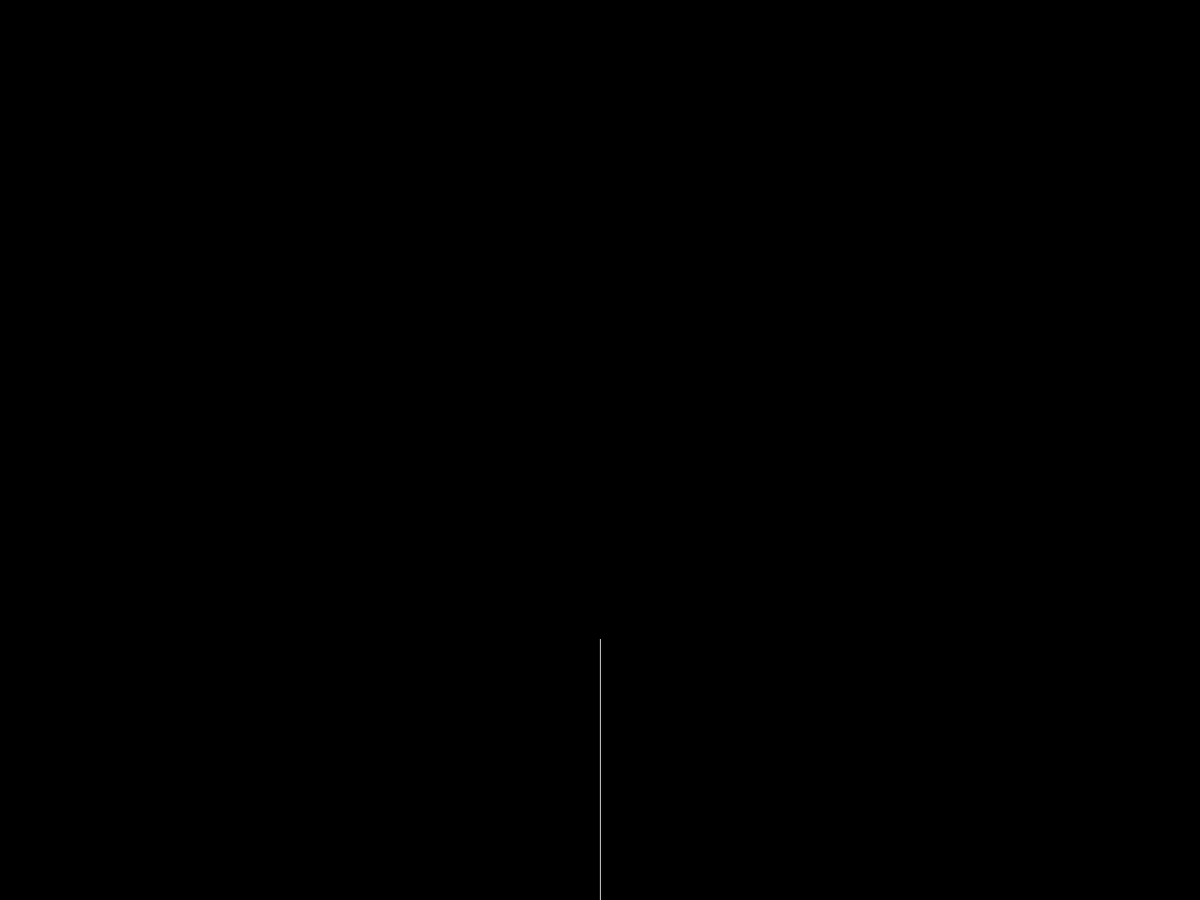
Frame 1 (no input)
Frame 60 (the mouse pressed at the canvas centre just before this capture): identical to frame 1, image omitted
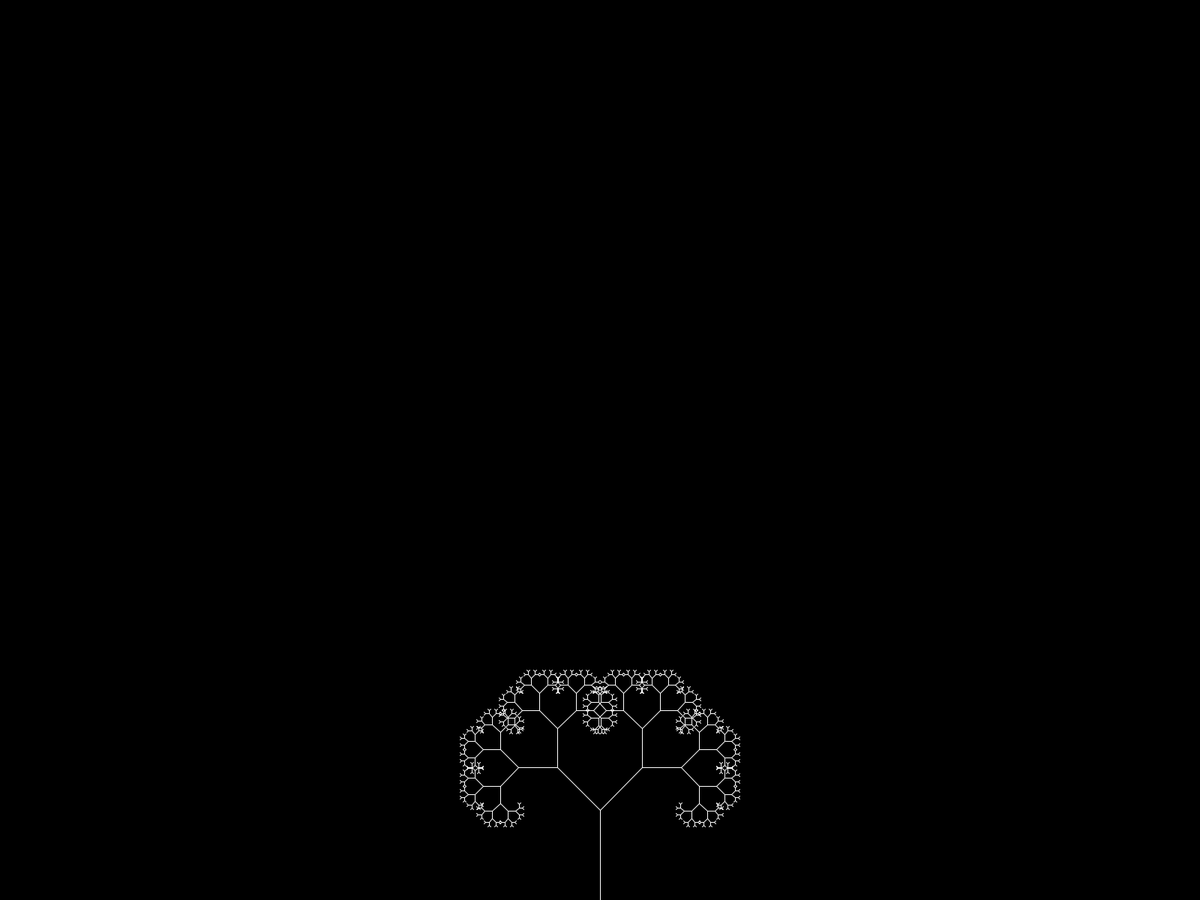
Frame 120 (the mouse held since frame 60 and released just before this capture)

The Processing sketch that drew these frames (run headless with seeded random() and noise(); from frame 60 on, the mouse is pressed at the canvas centre):

// Processing sketch: Tree
// ── Tree.pde
/**
 * Recursive Tree
 * by Daniel Shiffman.  
 * 
 * Renders a simple tree-like structure via recursion. 
 * The branching angle is calculated as a function of 
 * the horizontal mouse location. Move the mouse left
 * and right to change the angle.
 */
 
float theta;   

void setup() {
  //size(640, 360);
  fullScreen();
}

void draw() {
  background(0);
  frameRate(30);
  stroke(255);
  // Let's pick an angle 0 to 90 degrees based on the mouse position
  float a = (mouseX / (float) width) * 90f;
  // Convert it to radians
  theta = radians(a);
  // Start the tree from the bottom of the screen
  translate(width/2,height);
  // Draw a line 120 pixels
  line(0,0,0,-120);
  // Move to the end of that line
  translate(0,-120);
  // Start the recursive branching!
  branch(120);

}

void branch(float h) {
  // Each branch will be 2/3rds the size of the previous one
  h *= 0.66;
  
  // All recursive functions must have an exit condition!!!!
  // Here, ours is when the length of the branch is 2 pixels or less
  if (h > 2) {
    pushMatrix();    // Save the current state of transformation (i.e. where are we now)
    rotate(theta);   // Rotate by theta
    line(0, 0, 0, -h);  // Draw the branch
    translate(0, -h); // Move to the end of the branch
    branch(h);       // Ok, now call myself to draw two new branches!!
    popMatrix();     // Whenever we get back here, we "pop" in order to restore the previous matrix state
    
    // Repeat the same thing, only branch off to the "left" this time!
    pushMatrix();
    rotate(-theta);
    line(0, 0, 0, -h);
    translate(0, -h);
    branch(h);
    popMatrix();
  }
}
